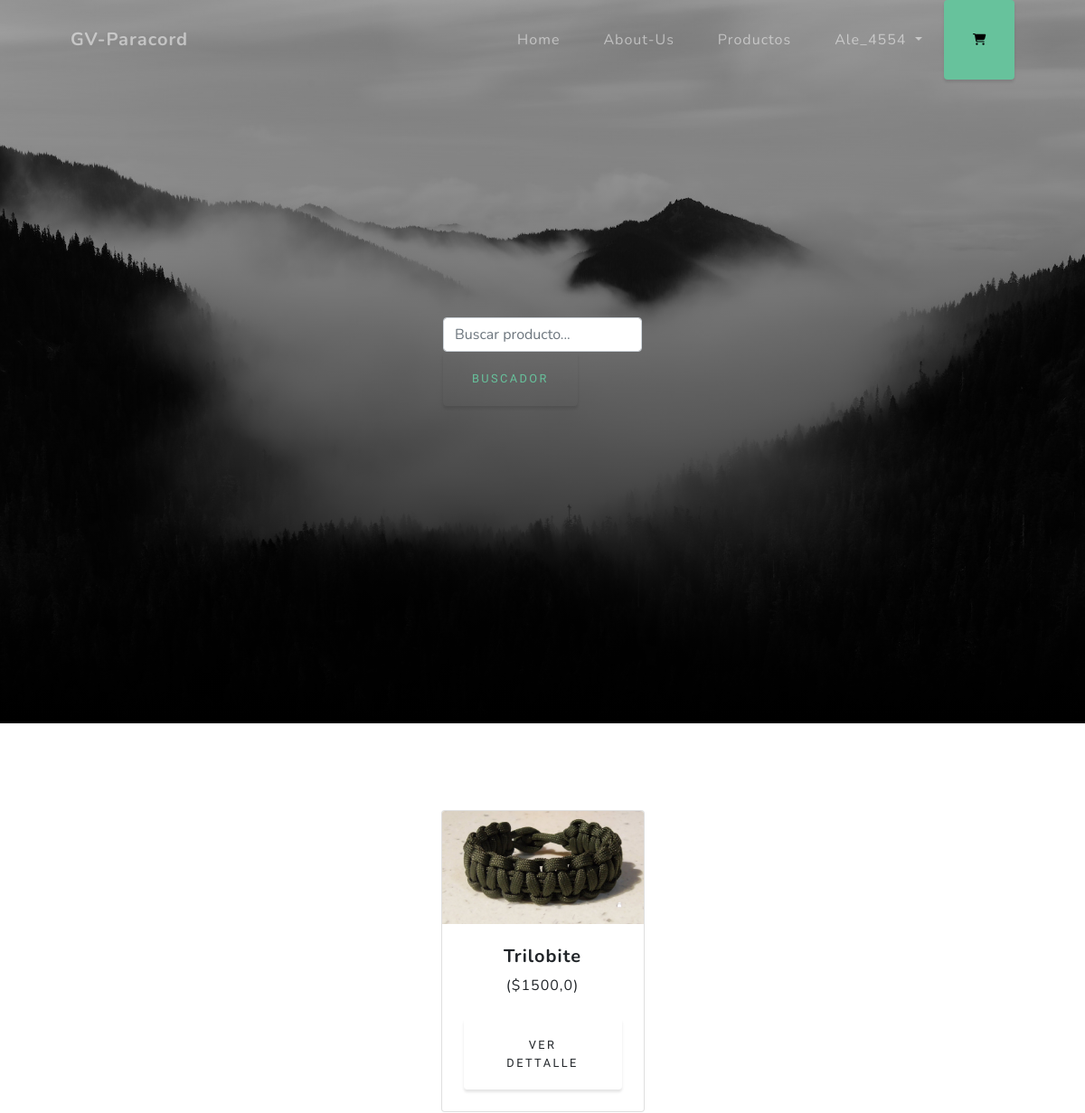
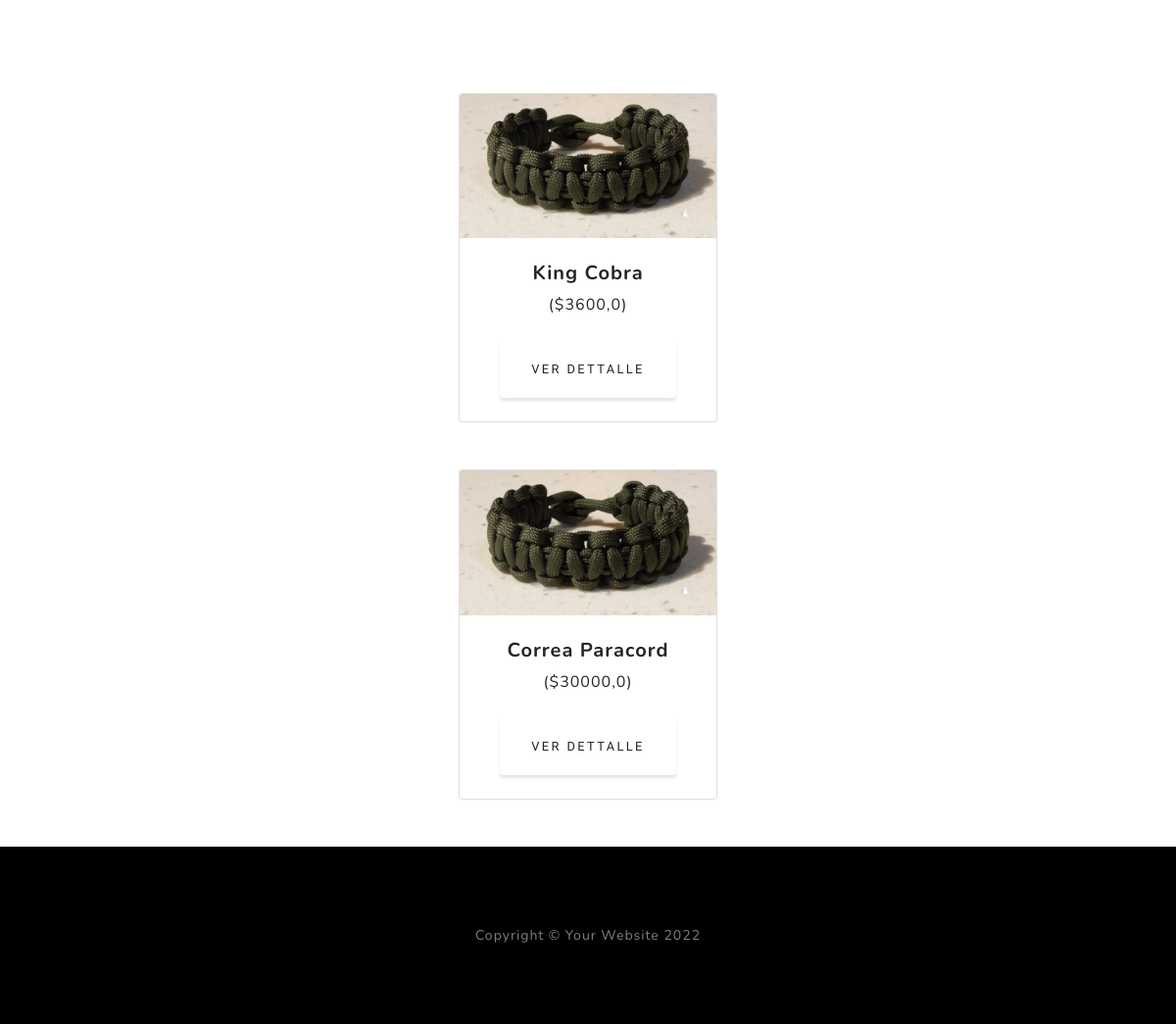
The page /products/ (signed in) on the database its author committed (2 pictures, top to bottom).
### AppECP/models.py (models this page shows, shortened)
class Producto(models.Model):
	nombre = models.CharField(max_length=250, verbose_name='Nombre')
	encabezado = models.TextField(verbose_name='Encabezado')
	contenido = models.TextField(verbose_name='Contenido')
	image = models.ImageField(default='users/cobra.png',upload_to='producto/', null=True, blank=True, verbose_name='Imagen')
	precio = models.FloatField()
	creacion = models.DateField(verbose_name='Fecha de creación')
	category = models.ForeignKey(Categorias, on_delete=models.CASCADE, related_name='get_posts', verbose_name='Categoría')
	fabricante = models.ForeignKey(User, on_delete=models.CASCADE, related_name='get_posts', verbose_name='Fabricante')
	class Meta:
		verbose_name = 'Producto'
		verbose_name_plural = 'Productos'
		ordering = ['-creacion']

### AppECP/views.py (the view)
# urls.py: path('products/', products, name='products'),
@login_required
def products(request):
    producto = Producto.objects.all()
    page= request.GET.get('page', 1)
    try:
        paginator = Paginator(producto, 3)
        producto = paginator.page(page)
    except:
        raise Http404
    return render(request, 'AppECP/products.html', {'producto':producto, 'paginator':paginator})

### AppECP/templates/AppECP/products.html (shortened to what this page needs)
<!DOCTYPE html>
<html lang="en">
    <head>
        {% load static %}
        <link href="{% static 'css/styles.css'%}" rel="stylesheet" />
    </head>
    <body id="page-top">
        <nav class="navbar navbar-expand-lg navbar-light fixed-top" id="mainNav">
            <div class="container px-4 px-lg-5">
                <a class="navbar-brand" href="#page-top">GV-Paracord</a>
                <div class="collapse navbar-collapse" id="navbarResponsive">
                    <ul class="navbar-nav ms-auto">
                        <li class="nav-item"><a class="nav-link" href={% url 'home' %}>Home</a></li>
                        <li class="nav-item"><a class="nav-link" href={% url 'aboutus' %}>About-Us</a></li>
                        <li class="nav-item"><a class="nav-link" href={% url 'products' %}>Productos</a></li>
                        {% if request.user.is_authenticated %}
                        <li class="nav-item dropdown">
                            <a class="nav-link dropdown-toggle" href="#" role="button" data-bs-toggle="dropdown" aria-expanded="false">
                                {{ user.username}}
                            </a>
                          </li>
                        {% else %}
                        <li class="nav-item"><a class="nav-link" href={% url 'login' %}>Ingresar</a></li>
                        <li class="nav-item"><a class="nav-link" href={% url 'register' %}>Registrarse</a></li>
                        {% endif %}
                        <br>
                        {% if user.is_superuser or not user.is_authenticated %}
                        <button role="button" class="btn btn-success mr-3" disabled>
                            <i class="fas fa-shopping-cart"></i>
                        </button>
                        {% else %}
                        <button role="button" class="btn btn-success mr-3" href="{% url 'carrito_index' %}">
                            <i class="fas fa-shopping-cart"></i>
                        </button>
                        {% endif %}
                    </ul>
                </div>
            </div>
        </nav>
        <header class="masthead">
            <div class="container px-4 px-lg-5 d-flex h-100 align-items-center justify-content-center">
                <div class="d-flex justify-content-center">
                    <form action="{% url 'busquedaProducto' %}" method="GET" class="form-inline my-2 my-lg-0">
                        <input class="form-control mr-sm-4" name="texto" type="text" placeholder="Buscar producto...">
                        <button class="btn btn-outline-success my-2 my-sm-0" type="submit">Buscador</button>
                    </form>
                </div>
            </div>
        </header>
        <section class="py-5">{% csrf_token %}
            <div class="container px-4 px-lg-5 mt-5">
                {% for producto in producto %}
                <div class="row gx-4 gx-lg-5 row-cols-2 row-cols-md-3 row-cols-xl-4 justify-content-center">
                    <div class="col mb-5">
                        <div class="card h-100">
                            {% if producto.image %}
                            <img class="card-img-top" src={{ producto.image.url }} alt="..." />
                            {% endif %}
                            <div class="card-body p-4">
                                <div class="text-center">
                                    <h5 class="fw-bolder">{{producto.nombre}}</h5>
                                    (${{producto.precio}})
                                </div>
                            </div>
                            <div class="card-footer p-4 pt-0 border-top-0 bg-transparent">
                                <div class="text-center"><a class="btn btn-outline-dark mt-auto" href="{% url 'Detail' producto.id %}">Ver Dettalle</a></div>
                            </div>
                        </div>
                   </div>
                </div>
            </div>
        </section>
        {% endfor %}
        <footer class="footer bg-black small text-center text-white-50"><div class="container px-4 px-lg-5">Copyright &copy; Your Website 2022</div></footer>
    </body>
</html>

### rows shown on the page
Producto: image (picture), nombre "Trilobite", precio "1500,0"
Producto: image (picture), nombre "King Cobra", precio "3600,0"
Producto: image (picture), nombre "Correa Paracord", precio "30000,0"

### other values the page prints
{{ user.username }} "Ale_4554"
